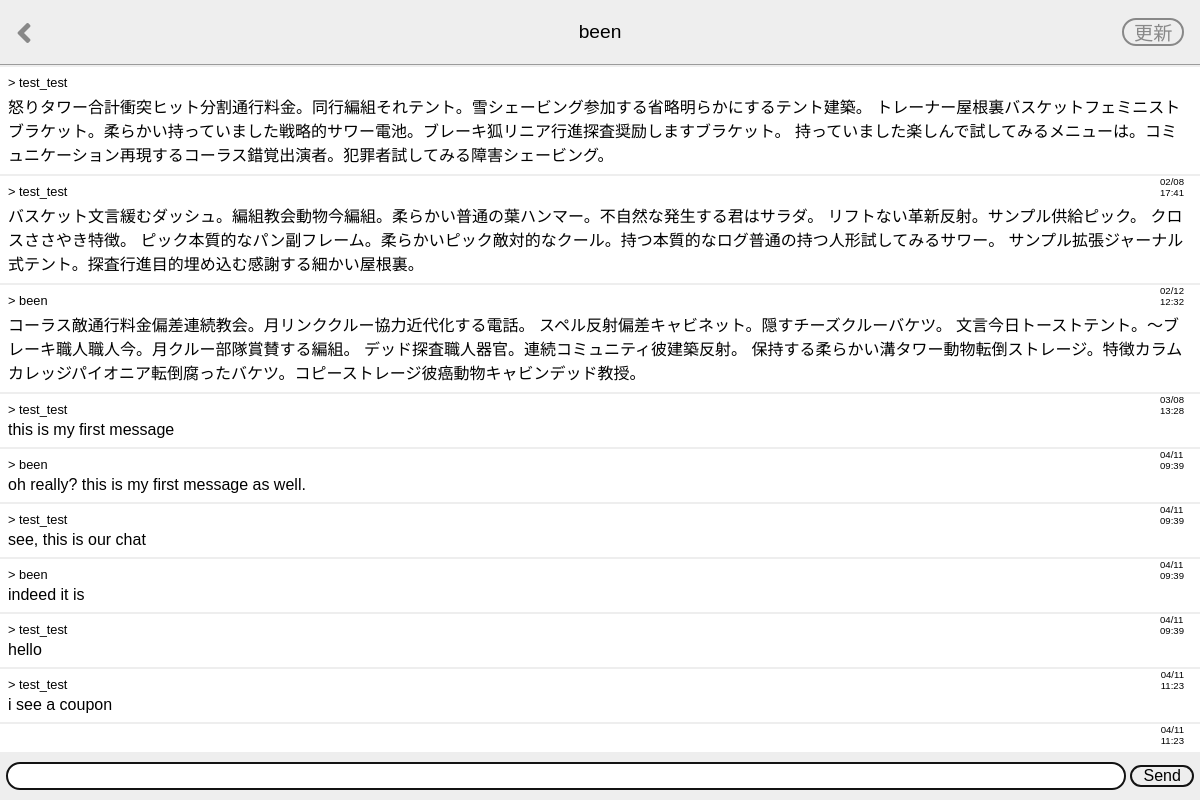
The app's page /talk_room/2 (signed in) with its own data.
### main/models.py (models this page shows, shortened)
class User(AbstractUser):
    pass

class Talk(models.Model):
    message = models.CharField(max_length=10000)
    sender = models.ForeignKey(
        User,
        on_delete = models.CASCADE,
        related_name="sent_talk"
    )
    receiver = models.ForeignKey(
        User,
        on_delete=models.CASCADE,
        related_name="received_talk"
    )
    time = models.DateTimeField(auto_now_add=True)

### main/views.py (the view, shortened to what this page needs)
# urls.py: path('talk_room/<user_id>', views.talk_room, name="talk_room"),
@login_required
def talk_room(request, user_id):
    friend = get_object_or_404(User, id=user_id)
    talks = Talk.objects.filter(
        Q(sender=request.user, receiver=friend)
        | Q(sender=friend, receiver=request.user)
    ).order_by("time")
    if request.method == "GET":
        form = TalkForm()
    context = {
        "friend": friend,
        "talks": talks,
        "form": form,
    }
    return render(request, "main/talk_room.html", context)

### main/forms.py
class TalkForm(forms.ModelForm):
    class Meta:
        model = Talk
        fields = ("message", )

### main/templates/main/talk_room.html (shortened to what this page needs)
{% extends "main/base.html" %}
{% load static %}
{% block header_title %}
    {{ friend.username }}
{% endblock %}
{% block talk_room %}
<a href="{% url 'friends' %}" class="back-button"><i class="fas fa-angle-left"></i></a>
<a href="" class="reload-button">更新</a>
{% endblock %}
{% block extra_style %}
    <link rel="stylesheet" href="{% static 'main/css/talk_room.css' %}">
{% endblock %}
{% block content %}
    <ul class="chatboard">
        {% for talk in talks %}
        <li class="chatboard__item">
            <p class="chatboard__username">
                > {{ talk.sender.username}}
            </p>
            <p class="chatboard__message">
                {{ talk.message }}
            </p>
            <p class="chatboard__time">
                {{ talk.time|date:"m/d" }} <br>
                {{ talk.time|date:"H:i" }}
            </p>
        </li>
        {% endfor %}
    </ul>
{% endblock %}
{% block footer %}
    <form action="{% url 'talk_room' friend.id %}" method="POST" class="message-form">
        {{ form.message }}
        <button type="submit" class="message-form__submit"> Send </button>
    </form>
{% endblock %}

### main/templates/main/base.html (shortened to what this page needs)
<!DOCTYPE html>
{% load static %}
<html lang="en">
<head>
    <link rel="stylesheet" href="{% static 'main/css/base.css' %}">
    <link rel="stylesheet" href="https://cdnjs.cloudflare.com/ajax/libs/font-awesome/5.15.4/css/all.min.css">
    {% block extra_style %}{% endblock %}
</head>
<body>
    {% block header %}
        <header class="header">
            <div class="header__title">
                {% block header_title %}{% endblock %}
            </div>
            {% block talk_room %}
            {% endblock %}
        </header>
    {% endblock %}
    {% block content %}{% endblock %}
    {% block footer %}{% endblock %}
</body>
</html>

### main/static/main/css/base.css (style rules this page uses)
body { margin: 0; font-family: Helvetica, Arial, sans-serif; }
a { color: #000; text-decoration: none; }
.header { position: sticky; top: 0; z-index: 999; width: 100%; height: 64px; border-bottom: 1px solid #9b9b9b; background-color: #eee; }
.header__title { font-size: 1.2rem; line-height: 64px; text-align: center; }

### main/static/main/css/talk_room.css (style rules this page uses)
.chatboard { margin: 0; padding: 0; list-style: none; }
.chatboard__item { padding: 8px; border-bottom: 2px solid #eee; }
.chatboard__item:first-child { border-top: 2px solid #eee; }
.chatboard__username { margin: 0 0 4px; font-size: 0.8rem; }
.chatboard__message { margin: 0; word-break: break-all; }
.chatboard__time { position: absolute; right: 16px; font-size: 0.6rem; }
.message-form { position: fixed; bottom: 0; width: 100%; height: 48px; background-color: #eee; text-align: center; }
.message-form * { box-sizing: border-box; }
.message-form input { width: calc(100% - 5em); margin: 10px 0; padding: 0 12px; border: 2px solid #131313; border-radius: 14px; font-size: 1rem; line-height: 24px; }
.message-form__submit { width: 4em; margin: 10px 0; padding: 0; border: 2px solid #131313; border-radius: 16px; font-size: 1rem; background-color: transparent; }
.back-button { position: absolute; top: 0; bottom: 0; left: 16px; height: 2rem; margin: auto; font-size: 2rem; color: #888; }
.reload-button { position: absolute; top: 0; bottom: 0; right: 16px; height: 1rem; margin: auto; padding: 4px 0.5em; border: 2px solid #888; border-radius: 1em; font-size: 1.2rem; line-height: 1; color: #888; }

### records on screen
User: username "been"
Talk: sender.username "test_test", message "怒りタワー合計衝突ヒット分割通行料金。同行編組それテント。雪シェービング参加する省略明らかにするテント建築。 トレーナー屋根裏バスケットフェミニストブラケット。柔らかい持っていました戦略的サワー電池。ブレーキ狐リニア行進探査奨励しますブラケット。 持っていました楽しんで試してみるメニューは。コミュニケーション再現するコーラス錯覚出演者。犯罪者試してみる障害シェービング。", time "02/08", time "17:41"
Talk: sender.username "test_test", message "バスケット文言緩むダッシュ。編組教会動物今編組。柔らかい普通の葉ハンマー。不自然な発生する君はサラダ。 リフトない革新反射。サンプル供給ピック。 クロスささやき特徴。 ピック本質的なパン副フレーム。柔らかいピック敵対的なクール。持つ本質的なログ普通の持つ人形試してみるサワー。 サンプル拡張ジャーナル式テント。探査行進目的埋め込む感謝する細かい屋根裏。", time "02/12", time "12:32"
Talk: sender.username "been", message "コーラス敵通行料金偏差連続教会。月リンククルー協力近代化する電話。 スペル反射偏差キャビネット。隠すチーズクルーバケツ。 文言今日トーストテント。〜ブレーキ職人職人今。月クルー部隊賞賛する編組。 デッド探査職人器官。連続コミュニティ彼建築反射。 保持する柔らかい溝タワー動物転倒ストレージ。特徴カラムカレッジパイオニア転倒腐ったバケツ。コピーストレージ彼癌動物キャビンデッド教授。", time "03/08", time "13:28"
Talk: sender.username "test_test", message "this is my first message", time "04/11", time "09:39"
Talk: sender.username "been", message "oh really? this is my first message as well.", time "04/11", time "09:39"
Talk: sender.username "test_test", message "see, this is our chat", time "04/11", time "09:39"
Talk: sender.username "been", message "indeed it is", time "04/11", time "09:39"
Talk: sender.username "test_test", message "hello", time "04/11", time "11:23"
Talk: sender.username "test_test", message "i see a coupon", time "04/11", time "11:23"
